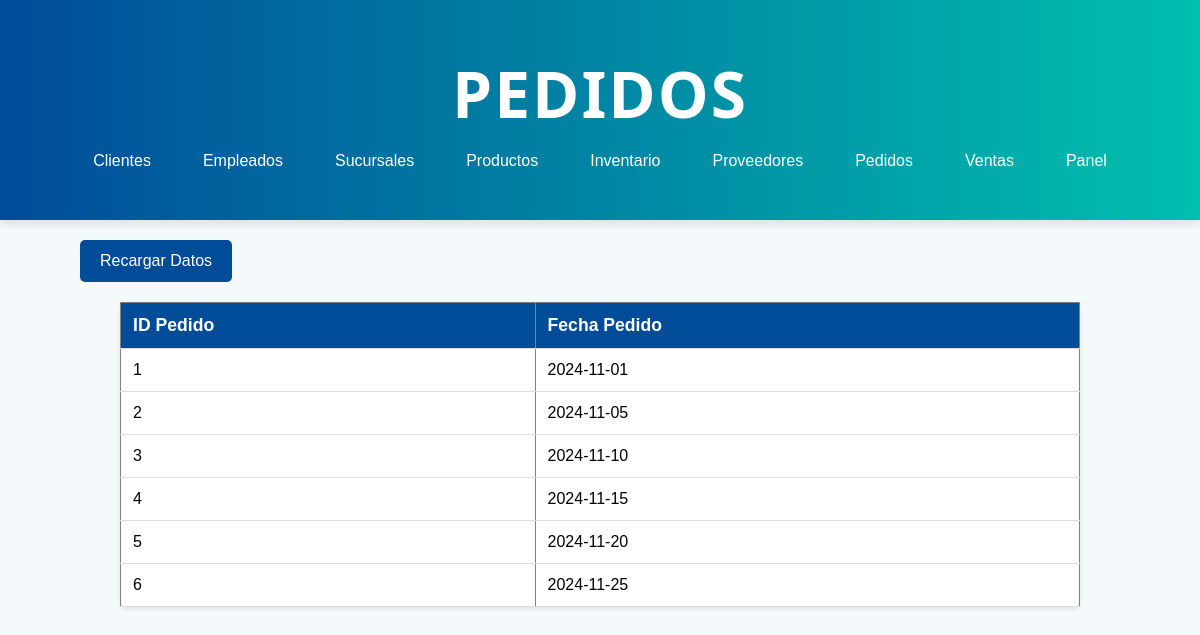
/pedido.php, run on the app's committed database.
### tables this page shows
CREATE TABLE `pedido` (
  `idPedido` int(11) NOT NULL,
  `fechaPedido` date NOT NULL
);

### pedido.php (the view, shortened to what this page needs)
<!DOCTYPE html>
<html lang="es">
<head>
    <link rel="stylesheet" href="css/stylesListas.css">
</head>
<body>
    <header class="header">
        <h1>Pedidos</h1>
        <nav>
        <ul>
                <li><a href="cliente.php">Clientes</a></li>
                <li><a href="empleado.php">Empleados</a></li>
                <li><a href="sucursal.php">Sucursales</a></li>
                <li><a href="producto.php">Productos</a></li>
                <li><a href="inventario.php">Inventario</a></li>
                <li><a href="proveedor.php">Proveedores</a></li>
                <li><a href="pedido.php">Pedidos</a></li>
                <li><a href="venta.php">Ventas</a></li>
                <li><a href="administrador.php">Panel</a></li>
            </ul>
        </nav>
    </header>
    <button onclick="window.location.reload()">Recargar Datos</button>
    <table border="1">
        <thead>
            <tr>
                <th>ID Pedido</th>
                <th>Fecha Pedido</th>
            </tr>
        </thead>
        <tbody id="datosPedido">
            <?php
            $servername = "localhost";
            $username = "root";
            $password = "";
            $dbname = "drogueriasconfe";
            $conn = new mysqli($servername, $username, $password, $dbname);
            $sql = "SELECT idPedido, fechaPedido FROM pedido";
            $result = $conn->query($sql);
            if ($result->num_rows > 0) {
                while ($row = $result->fetch_assoc()) {
                    echo "<tr>
                            <td>" . $row['idPedido'] . "</td>
                            <td>" . $row['fechaPedido'] . "</td>
                          </tr>";
                }
            } else {
                echo "<tr><td colspan='2'>No se encontraron pedidos</td></tr>";
            }
            ?>
        </tbody>
    </table>
</body>
</html>

### css/stylesListas.css (style rules this page uses)
* { box-sizing: border-box; margin: 0; padding: 0; }
body { font-family: Arial, sans-serif; background-color: #f4f9fb; }
header { background: linear-gradient(to right, #004c99, #00bfae); color: white; text-align: center; padding: 50px 20px; box-shadow: 0 4px 8px rgba(0, 0, 0, 0.1); }
header h1 { font-size: 4em; font-family: 'Segoe UI', Tahoma, Geneva, Verdana, sans-serif; font-weight: 700; margin-bottom: 15px; letter-spacing: 2px; text-transform: uppercase; }
nav ul { display: flex; justify-content: center; list-style: none; }
nav ul li { margin: 0 10px; }
nav ul li a { color: #fff; text-decoration: none; padding: 0.5rem 1rem; border-radius: 5px; transition: background-color 0.3s ease; }
table { width: 80%; margin: 20px auto; border-collapse: collapse; background-color: white; box-shadow: 0 2px 4px rgba(0, 0, 0, 0.1); border-radius: 8px; }
th, td { padding: 12px; text-align: left; border-bottom: 1px solid #ddd; }
th { background-color: #004c99; color: white; font-size: 1.1em; }
button { background-color: #004c99; color: white; padding: 12px 20px; border: none; border-radius: 5px; font-size: 1em; cursor: pointer; transition: background-color 0.3s ease; margin-top: 20px; margin-left: 80px; }

### data on the page
pedido: idPedido "1", fechaPedido "2024-11-01"
pedido: idPedido "2", fechaPedido "2024-11-05"
pedido: idPedido "3", fechaPedido "2024-11-10"
pedido: idPedido "4", fechaPedido "2024-11-15"
pedido: idPedido "5", fechaPedido "2024-11-20"
pedido: idPedido "6", fechaPedido "2024-11-25"
